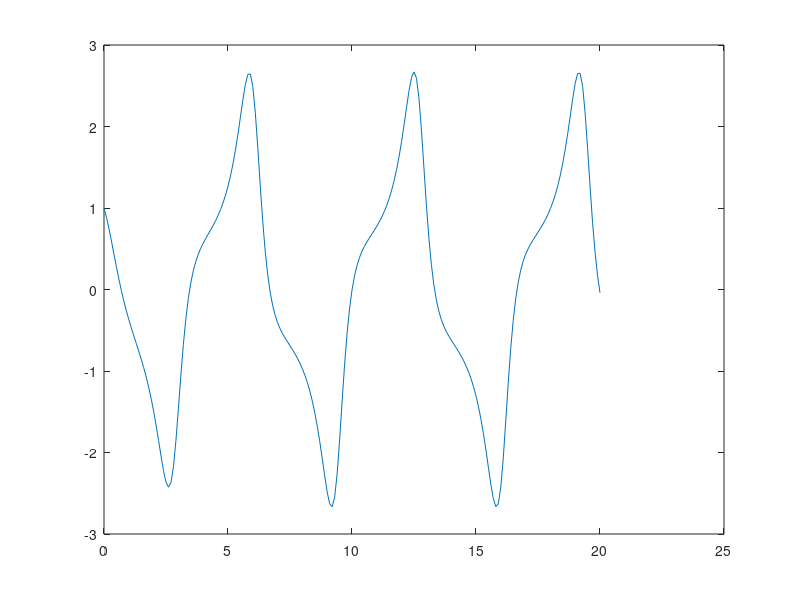

Write MATLAB code to recreate this figure. (Note: this script raises an error after producing the figure.)
%                        RK_2sys.m%% A sample script that implements the RK-2 method for % a two dimensional autonomous ODE %% dy_1/dt = F_1(y_1,y_2)% dy_2/dt = F_2(y_1,y_2) %% where an approximate solution is computed for %% F_1(y_1,y_2) =   -(1/10)*y_1 - y_2 %% F_2(y_1,y_2) =   y_1  - (1/10)*y_2%% with initial conditions % %     y1(0) = 3%     y2(0) = 3 %% for time t = 0 to t = 10%% Created for Math 151B : Winter 2019 % Version 1/31/2019%%%%%%%%%%%%%%%%%%%%%%%%%%%%%%%%%%%%%%%%%%%%%%%%%%%%%%%%%%%%%%%%%%%%%%%%                    Target Function%%%%%%%%%%%%%%%%%%%%%%%%%%%%%%%%%%%%%%%%%%%%%%%%%%%%%%%%%%%%%%%%%%%%%%%%% Anonymous function specification of F:R^2 -> R^2 %%             F1(v(1),v(2))       F2(v(2),v(2)) %                   |                    |     F  = @(v)[v(2),  (1-v(1)^2)* v(2)- v(1)]'%     			 % The function F returns a 2 x 1 column vector (' specifies transpose) %%tInitial    = 0.0;                         % Initial timetFinal      = 20.0;                        % Final timeyInitial    = [1.0,1.0]'                   % Initial value of y (2 x 1 column vector) N           = 200;                         % Number of timesteps taken%%    Set plot limits for phase plane plot %y1PlotMin =   -5.0;y1PlotMax =    5.0;y2PlotMin =   -5.0;y2PlotMax =    5.0;h           = (tFinal - tInitial)/N;    % Timestep determinationy           = zeros(2,N+1);             % 2 x N+1 array to hold solution component valuest           = zeros(1,N+1); %%////////////////////////////////////////////////////////%     Computing the solution using RK-2 method    %////////////////////////////////////////////////////////%t(1)    = tInitial;y(:,1)  = yInitial;     for(i = 1:N)        t(i+1)    = t(i) + h;        yStar     =  y(:,i) + h*F(y(:,i));        y(:,i+1)  =  y(:,i) + (h/2.0)*F(y(:,i)) + (h/2.0)*F(yStar);end    sprintf(['\n N = %3d, h = %10.5f, Y(1,%3.1f) is  %-25.15f '],N,h,t(i+1),y(1,N+1))sprintf(['\n N = %3d, h = %10.5f, Y(2,%3.1f) is  %-25.15f '],N,h,t(i+1),y(2,N+1)) % plot, then scale by calling axis command %plot(y(1,:),y(2,:));     phase plane plot%axis([y1PlotMin,y1PlotMax,y2PlotMin,y2PlotMax]);%title('RK-2 Results ')%xlabel('y_1(t)') %ylabel('y_2(t)')plot(t,y(2,:));axis([0,20,yPlotMin,yPlotMax]);%pause